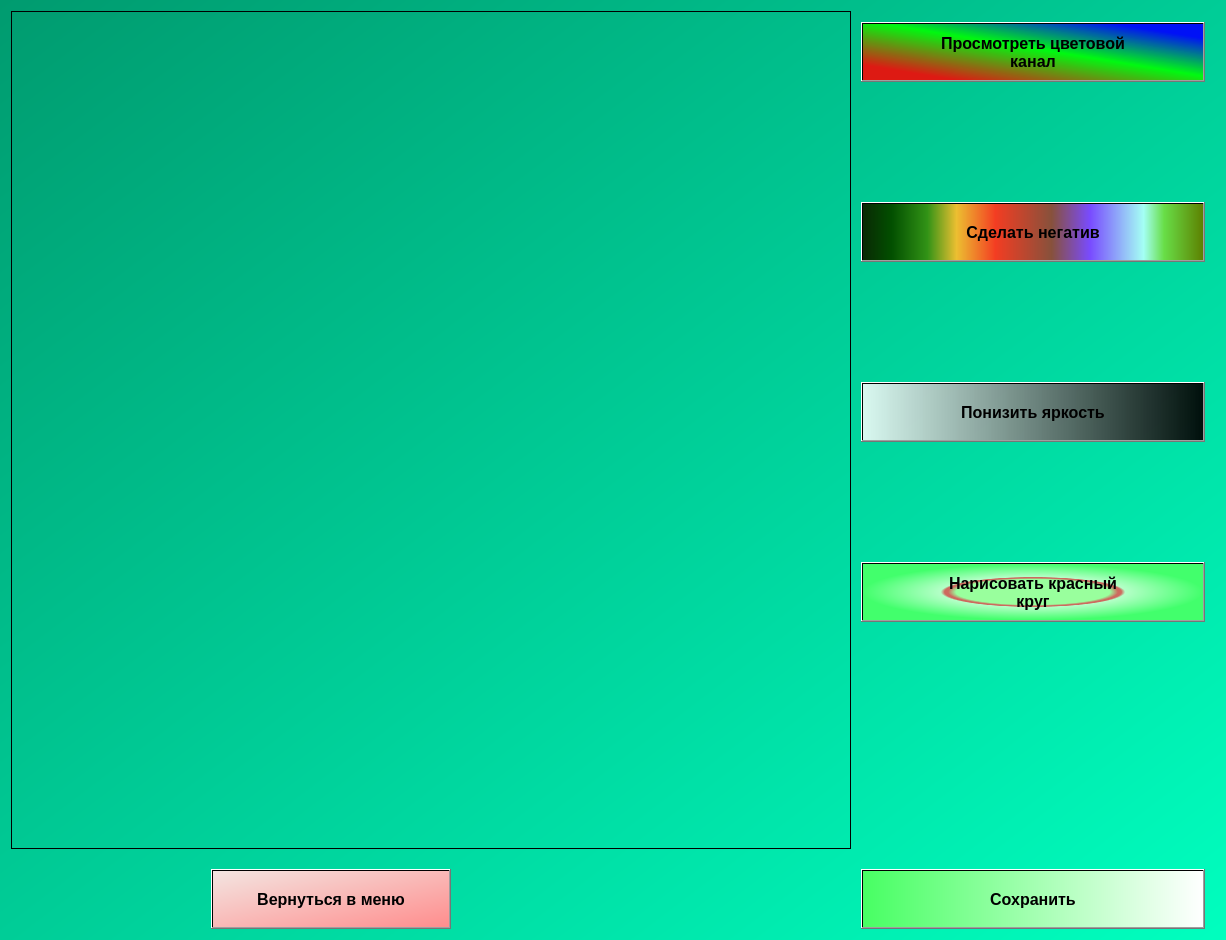
<?xml version="1.0" encoding="UTF-8"?>
<ui version="4.0">
 <class>MegaEditor</class>
 <widget class="QWidget" name="MegaEditor">
  <property name="geometry">
   <rect>
    <x>0</x>
    <y>0</y>
    <width>1226</width>
    <height>940</height>
   </rect>
  </property>
  <property name="windowTitle">
   <string>Form</string>
  </property>
  <property name="styleSheet">
   <string notr="true">background-color: qlineargradient(spread:pad, x1:0, y1:0, x2:1, y2:1, stop:0 rgba(0, 155, 111, 255), stop:1 rgba(0, 255, 191, 255));</string>
  </property>
  <layout class="QVBoxLayout" name="verticalLayout">
   <item>
    <layout class="QHBoxLayout" name="hbox">
     <property name="spacing">
      <number>0</number>
     </property>
     <item>
      <layout class="QVBoxLayout" name="vbox2">
       <property name="spacing">
        <number>20</number>
       </property>
       <item>
        <widget class="QGraphicsView" name="screen">
         <property name="enabled">
          <bool>true</bool>
         </property>
         <property name="sizePolicy">
          <sizepolicy hsizetype="Fixed" vsizetype="Fixed">
           <horstretch>0</horstretch>
           <verstretch>0</verstretch>
          </sizepolicy>
         </property>
         <property name="maximumSize">
          <size>
           <width>1400</width>
           <height>900</height>
          </size>
         </property>
         <property name="styleSheet">
          <string notr="true">background-color: qlineargradient(spread:pad, x1:0, y1:0, x2:1, y2:0, stop:0 rgba(0, 0, 0, 0), stop:1 rgba(255, 255, 255, 0));</string>
         </property>
         <property name="backgroundBrush">
          <brush brushstyle="NoBrush">
           <color alpha="255">
            <red>240</red>
            <green>240</green>
            <blue>240</blue>
           </color>
          </brush>
         </property>
         <property name="alignment">
          <set>Qt::AlignLeading|Qt::AlignLeft|Qt::AlignTop</set>
         </property>
        </widget>
       </item>
       <item>
        <layout class="QHBoxLayout" name="hbox2" stretch="0,0">
         <property name="spacing">
          <number>100</number>
         </property>
         <property name="leftMargin">
          <number>200</number>
         </property>
         <property name="rightMargin">
          <number>200</number>
         </property>
         <item>
          <widget class="QPushButton" name="back_btn">
           <property name="minimumSize">
            <size>
             <width>240</width>
             <height>60</height>
            </size>
           </property>
           <property name="maximumSize">
            <size>
             <width>500</width>
             <height>60</height>
            </size>
           </property>
           <property name="font">
            <font>
             <family>Arial</family>
             <pointsize>12</pointsize>
             <weight>75</weight>
             <bold>true</bold>
            </font>
           </property>
           <property name="layoutDirection">
            <enum>Qt::LeftToRight</enum>
           </property>
           <property name="styleSheet">
            <string notr="true">background-color: qlineargradient(spread:pad, x1:0, y1:0, x2:1, y2:1, stop:0 rgba(243, 229, 225, 255), stop:1 rgba(255, 141, 141, 255));</string>
           </property>
           <property name="text">
            <string>Вернуться в меню</string>
           </property>
          </widget>
         </item>
         <item>
          <spacer name="horizontalSpacer">
           <property name="orientation">
            <enum>Qt::Horizontal</enum>
           </property>
           <property name="sizeType">
            <enum>QSizePolicy::Fixed</enum>
           </property>
           <property name="sizeHint" stdset="0">
            <size>
             <width>200</width>
             <height>20</height>
            </size>
           </property>
          </spacer>
         </item>
        </layout>
       </item>
      </layout>
     </item>
     <item>
      <layout class="QVBoxLayout" name="vbox1">
       <item>
        <layout class="QVBoxLayout" name="vbox3" stretch="0">
         <property name="leftMargin">
          <number>10</number>
         </property>
         <property name="topMargin">
          <number>11</number>
         </property>
         <property name="rightMargin">
          <number>10</number>
         </property>
         <item>
          <layout class="QVBoxLayout" name="vbox4" stretch="0,0,0,0,0,0">
           <property name="spacing">
            <number>120</number>
           </property>
           <item>
            <widget class="QPushButton" name="color_channel">
             <property name="minimumSize">
              <size>
               <width>0</width>
               <height>60</height>
              </size>
             </property>
             <property name="maximumSize">
              <size>
               <width>800</width>
               <height>60</height>
              </size>
             </property>
             <property name="font">
              <font>
               <family>Arial</family>
               <pointsize>12</pointsize>
               <weight>75</weight>
               <bold>true</bold>
              </font>
             </property>
             <property name="styleSheet">
              <string notr="true">background-color: qlineargradient(spread:pad, x1:0.149254, y1:0.875, x2:0.881, y2:0.136364, stop:0 rgba(255, 0, 0, 221), stop:0.537313 rgba(0, 255, 0, 226), stop:1 rgba(0, 0, 255, 234));</string>
             </property>
             <property name="text">
              <string>Просмотреть цветовой
канал</string>
             </property>
            </widget>
           </item>
           <item>
            <widget class="QPushButton" name="negative">
             <property name="minimumSize">
              <size>
               <width>0</width>
               <height>60</height>
              </size>
             </property>
             <property name="maximumSize">
              <size>
               <width>800</width>
               <height>60</height>
              </size>
             </property>
             <property name="font">
              <font>
               <family>Arial</family>
               <pointsize>12</pointsize>
               <weight>75</weight>
               <bold>true</bold>
              </font>
             </property>
             <property name="styleSheet">
              <string notr="true">background-color: qlineargradient(spread:pad, x1:0, y1:0, x2:1, y2:0, stop:0 rgba(9, 41, 4, 255), stop:0.085 rgba(2, 79, 0, 255), stop:0.19 rgba(50, 147, 22, 255), stop:0.275 rgba(236, 191, 49, 255), stop:0.39 rgba(243, 61, 34, 255), stop:0.555 rgba(135, 81, 60, 255), stop:0.667 rgba(121, 75, 255, 255), stop:0.825 rgba(164, 255, 244, 255), stop:0.885 rgba(104, 222, 71, 255), stop:1 rgba(93, 128, 0, 255));</string>
             </property>
             <property name="text">
              <string>Сделать негатив</string>
             </property>
            </widget>
           </item>
           <item>
            <widget class="QPushButton" name="low_brightness">
             <property name="minimumSize">
              <size>
               <width>0</width>
               <height>60</height>
              </size>
             </property>
             <property name="maximumSize">
              <size>
               <width>800</width>
               <height>60</height>
              </size>
             </property>
             <property name="font">
              <font>
               <family>Arial</family>
               <pointsize>12</pointsize>
               <weight>75</weight>
               <bold>true</bold>
              </font>
             </property>
             <property name="styleSheet">
              <string notr="true">background-color: qlineargradient(spread:pad, x1:0, y1:0, x2:1, y2:1, stop:0 rgba(225, 243, 238, 255), stop:1 rgba(141, 255, 227, 255));
background-color: qlineargradient(spread:pad, x1:0, y1:0, x2:1, y2:0, stop:0 rgba(255, 255, 255, 217), stop:1 rgba(0, 0, 0, 237));</string>
             </property>
             <property name="text">
              <string>Понизить яркость</string>
             </property>
            </widget>
           </item>
           <item>
            <widget class="QPushButton" name="add_circle">
             <property name="minimumSize">
              <size>
               <width>0</width>
               <height>60</height>
              </size>
             </property>
             <property name="maximumSize">
              <size>
               <width>800</width>
               <height>60</height>
              </size>
             </property>
             <property name="font">
              <font>
               <family>Arial</family>
               <pointsize>12</pointsize>
               <weight>75</weight>
               <bold>true</bold>
              </font>
             </property>
             <property name="styleSheet">
              <string notr="true">background-color: qradialgradient(spread:pad, cx:0.5, cy:0.5, radius:0.5, fx:0.5, fy:0.5, stop:0.452736 rgba(153, 255, 157, 255), stop:0.5 rgba(255, 76, 76, 205), stop:0.52 rgba(255, 76, 76, 205), stop:0.542289 rgba(180, 255, 199, 255), stop:1 rgba(66, 255, 108, 255));</string>
             </property>
             <property name="text">
              <string>Нарисовать красный
круг</string>
             </property>
            </widget>
           </item>
           <item>
            <spacer name="verticalSpacer">
             <property name="orientation">
              <enum>Qt::Vertical</enum>
             </property>
             <property name="sizeHint" stdset="0">
              <size>
               <width>0</width>
               <height>100</height>
              </size>
             </property>
            </spacer>
           </item>
           <item>
            <widget class="QPushButton" name="save">
             <property name="sizePolicy">
              <sizepolicy hsizetype="Minimum" vsizetype="Fixed">
               <horstretch>0</horstretch>
               <verstretch>0</verstretch>
              </sizepolicy>
             </property>
             <property name="minimumSize">
              <size>
               <width>0</width>
               <height>60</height>
              </size>
             </property>
             <property name="maximumSize">
              <size>
               <width>800</width>
               <height>60</height>
              </size>
             </property>
             <property name="font">
              <font>
               <family>Arial</family>
               <pointsize>12</pointsize>
               <weight>75</weight>
               <bold>true</bold>
              </font>
             </property>
             <property name="styleSheet">
              <string notr="true">background-color: qlineargradient(spread:pad, x1:0, y1:0, x2:1, y2:0, stop:0 rgba(71, 255, 99, 255), stop:1 rgba(255, 255, 255, 255));</string>
             </property>
             <property name="text">
              <string>Сохранить</string>
             </property>
            </widget>
           </item>
          </layout>
         </item>
        </layout>
       </item>
      </layout>
     </item>
    </layout>
   </item>
  </layout>
 </widget>
 <resources/>
 <connections/>
</ui>
